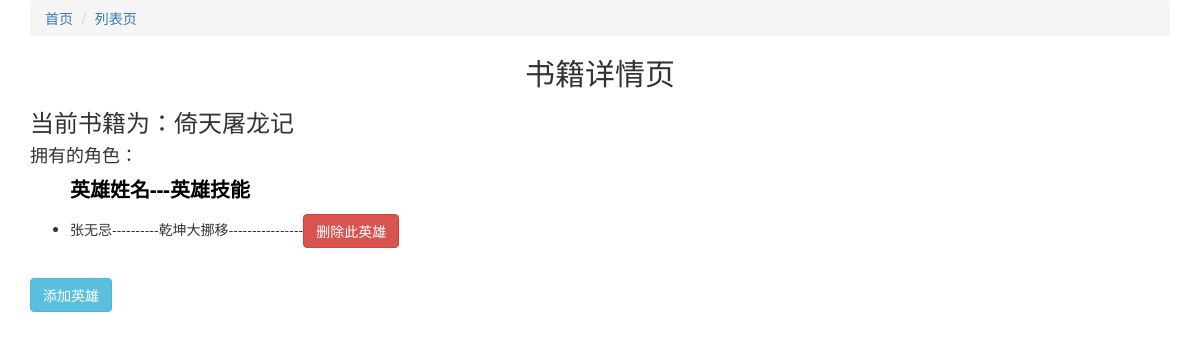
/detail/5/, run on an earlier commit of the app's database.
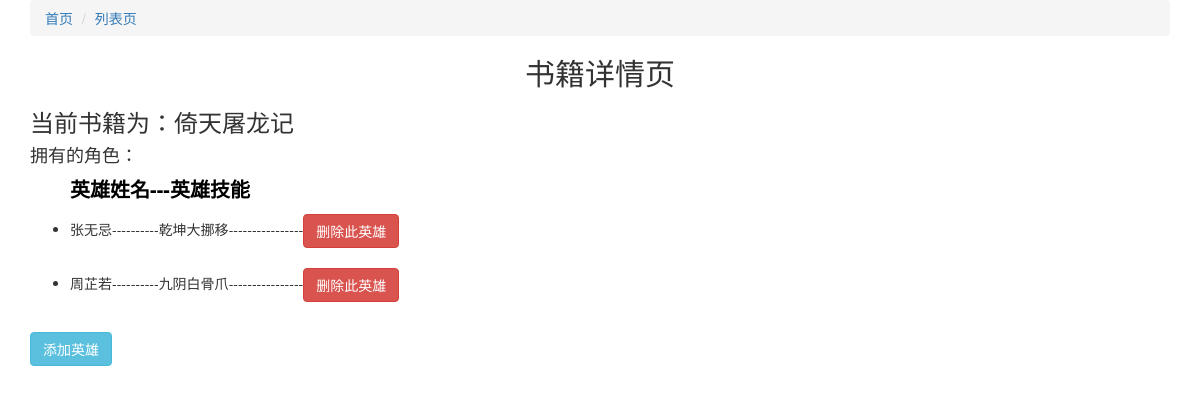
And on a later commit of the database.
### booktest/models.py (models this page shows, shortened)
class HeroInfo(models.Model):
    name = models.CharField(max_length=20)
    gender = models.CharField(max_length=5,choices=(("man","男"),("woman","女")))
    type = models.CharField(max_length=5,choices=(("good","好人"),("bad","坏人")),default="good")
    content = models.CharField(max_length=100)
    book = models.ForeignKey(BookInfo,on_delete=models.CASCADE)
    myobjects = HeroInfoManage()

### booktest/views.py (the view)
# urls.py: url(r'^detail/(\d+)/$',views.detail,name="detail"),
def detail(request,id):
    book = BookInfo.objects.get(pk=id)
    return render(request,"booktest/detail.html",{"book":book})

### templates/booktest/detail.html (shortened to what this page needs)
<!DOCTYPE html>
<html lang="en">
<head>
    <link href="https://cdn.jsdelivr.net/npm/bootstrap@3.3.7/dist/css/bootstrap.min.css" rel="stylesheet">
</head>
<body>
    <div class="container">
        <ol class="breadcrumb">
            <li><a href="{% url 'booktest:index' %}">首页</a></li>
            <li><a href="{% url 'booktest:list' %}">列表页</a></li>
        </ol>
        <h2><p class="text-center">书籍详情页</p></h2>
        <h3>当前书籍为：{{ book.title }}</h3>
        {% if book.heroinfo_set.count %}
            <h4>拥有的角色：</h4>
            <ul>
                <p style="color: black;font-size: 20px"><b>{{ "英雄姓名" }}---{{ "英雄技能" }}</b></p>
                {% for hero in book.heroinfo_set.all %}
                <li>
                    {{hero.name}}----------{{hero.content}}----------------<a class="btn btn-danger" href="{% url 'booktest:deletehero' hero.id %}">删除此英雄</a><br><br>
                </li>
                {% endfor %}
            </ul>
        {% else %}
            <h4>没有角色</h4>
        {% endif %}
        <a class="btn btn-info" href="{% url 'booktest:addhero' book.id %}">添加英雄</a>
        <br><br>
    </div>
</body>
</html>

What changed in the data, as far as the page shows it:
added HeroInfo: name "周芷若", content "九阴白骨爪"
